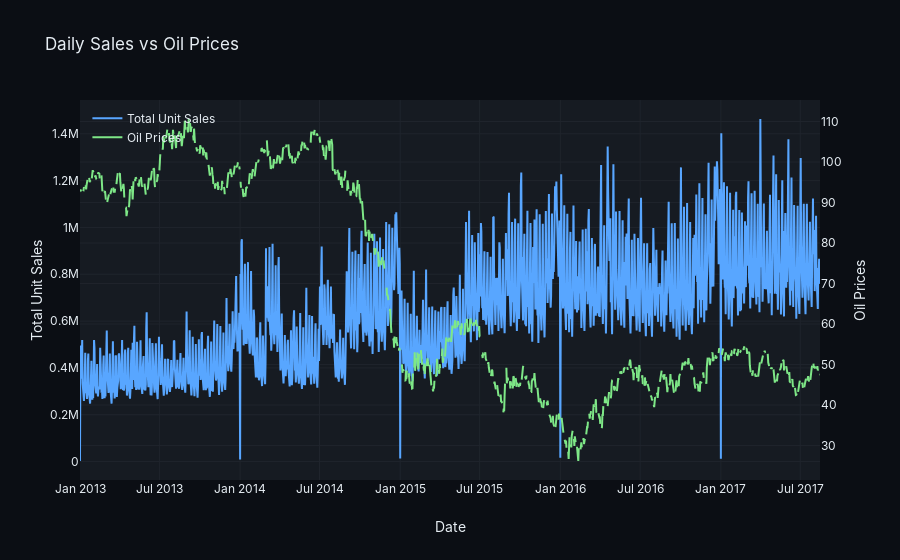

The code cell stored with this chart in its notebook:
### Code cell
df_oil["date"] = pd.to_datetime(df_oil["date"])
sales_oil = (
    df_train.groupby("date")["unit_sales"].sum().reset_index()
)  # Aggregate daily sales
sales_oil = sales_oil.merge(df_oil, on="date", how="left")

fig = go.Figure()

# Unit Sales (linke y-Achse)
fig.add_trace(
    go.Scatter(
        x=sales_oil["date"],
        y=sales_oil["unit_sales"],
        name="Total Unit Sales",
        mode="lines",
        opacity=1.0,
        yaxis="y1",
    )
)

# Oil Prices (rechte y-Achse)
fig.add_trace(
    go.Scatter(
        x=sales_oil["date"],
        y=sales_oil["dcoilwtico"],
        name="Oil Prices",
        mode="lines",
        opacity=1.0,
        yaxis="y2",
    )
)

fig.update_layout(
    title="Daily Sales vs Oil Prices",
    xaxis={"title": "Date"},
    yaxis={
        "title": "Total Unit Sales",
        "side": "left",
    },
    yaxis2={
        "title": "Oil Prices",
        "overlaying": "y",
        "side": "right",
    },
    legend={"x": 0.01, "y": 0.99},
)

fig.show()
save_all(fig, "eda/daily_sales_vs_oil_prices")  # (overwrite = True)

### Figure 1 — Plotly figure (JSON) as saved in the notebook; plotly's stock layout.template omitted (floating-point values rounded to 4 significant figures; data arrays with more than 128 entries replaced by an {"elided": "..."} marker saying what was removed)
{"data": [{"mode": "lines", "name": "Total Unit Sales", "opacity": 1, "type": "scatter", "x": {"elided": "1684 str values"}, "y": {"elided": "1684 float values"}, "yaxis": "y"}, {"mode": "lines", "name": "Oil Prices", "opacity": 1, "type": "scatter", "x": {"elided": "1684 str values"}, "y": {"elided": "1684 float values"}, "yaxis": "y2"}], "layout": {"legend": {"x": 0.01, "y": 0.99}, "title": {"text": "Daily Sales vs Oil Prices"}, "xaxis": {"title": {"text": "Date"}}, "yaxis": {"side": "left", "title": {"text": "Total Unit Sales"}}, "yaxis2": {"overlaying": "y", "side": "right", "title": {"text": "Oil Prices"}}}}
